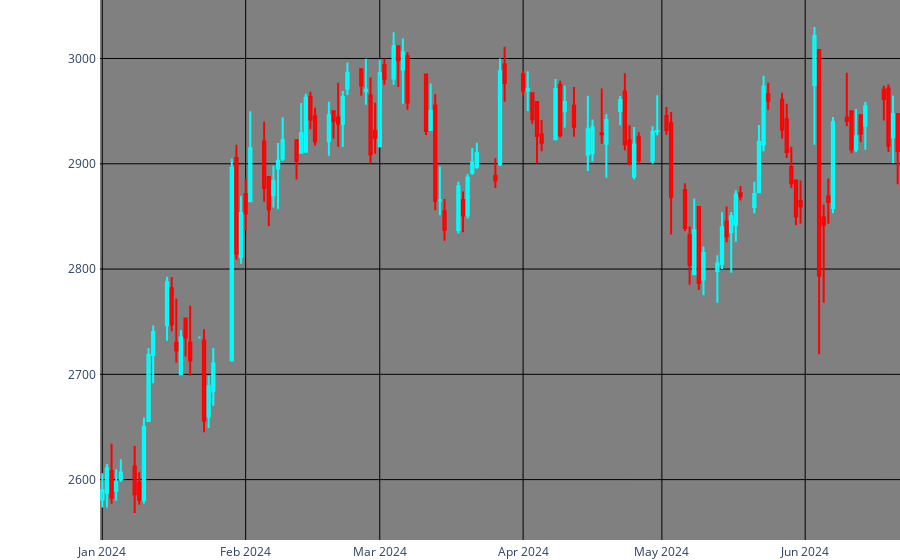

Write notebook code for a chart like this one.
### Code cell
# plot candelstick 
dfpl = df[0:119]
import plotly.graph_objects as go
candlestick = go.Candlestick(x=dfpl.index,
                             
                             open=dfpl['Open'],
                             high=dfpl['High'],
                             low=dfpl['Low'],
                             close=dfpl['Close'],
                             increasing_line_color='cyan', decreasing_line_color='red')
fig = go.Figure(data=candlestick)
fig.update(layout_xaxis_rangeslider_visible=False)  
fig.update_layout(paper_bgcolor = "white", plot_bgcolor = "gray",
                 margin_l=100,margin_b=0, margin_r=0, margin_t=0)
fig.update_xaxes(showline=True, linewidth=2, linecolor='white', gridcolor='black')
fig.update_yaxes(showline=True, linewidth=2, linecolor='white', gridcolor='black')
fig.show()
